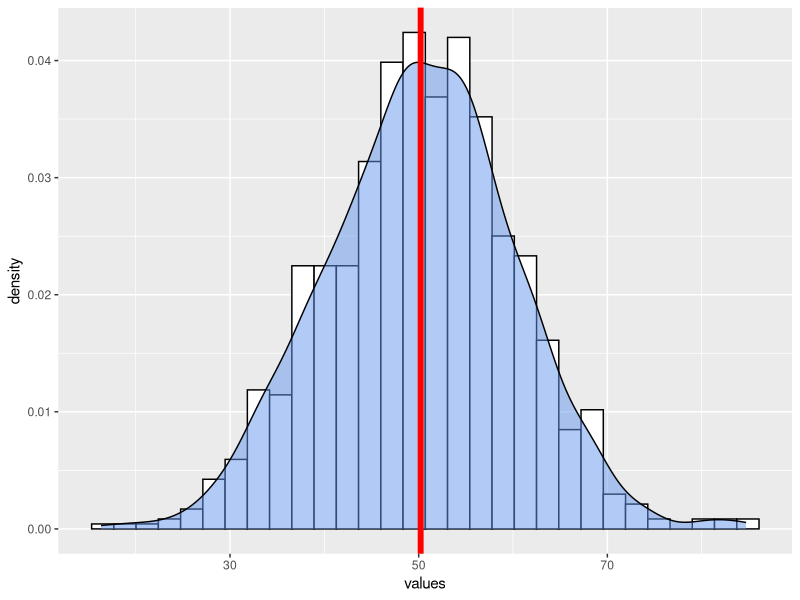
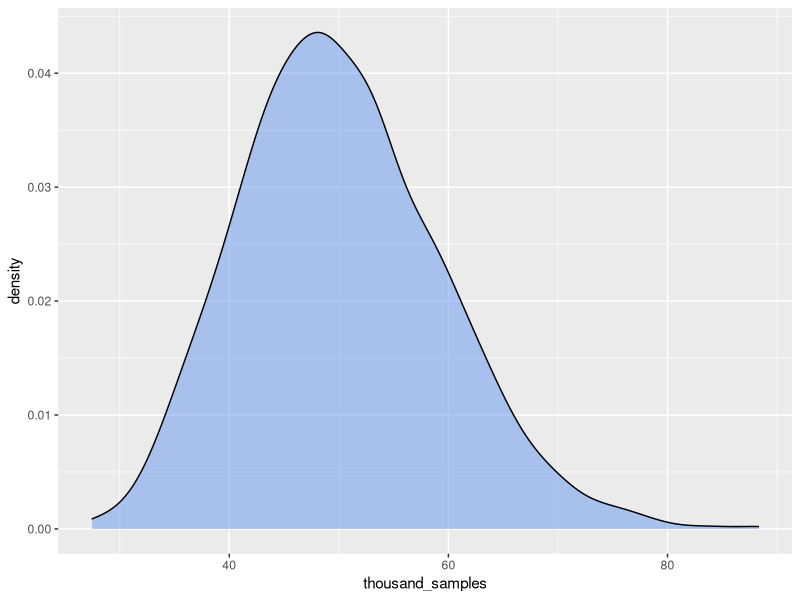
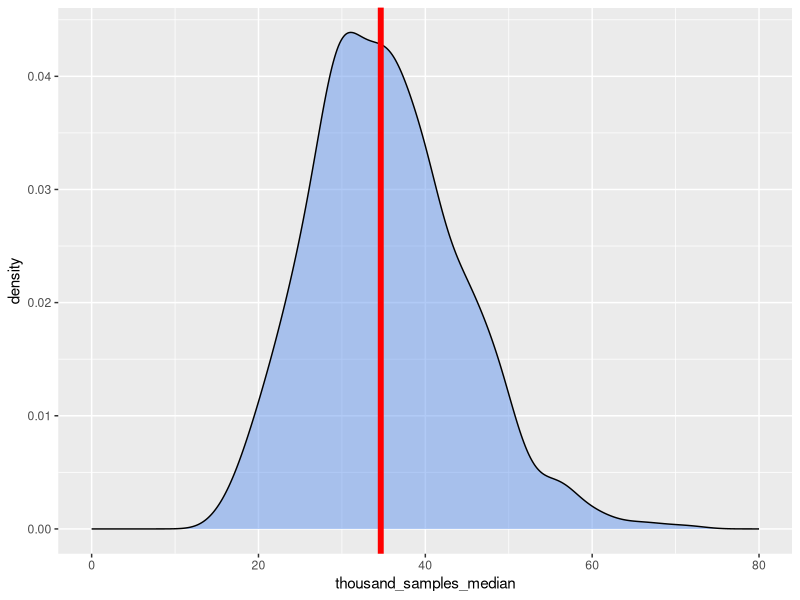
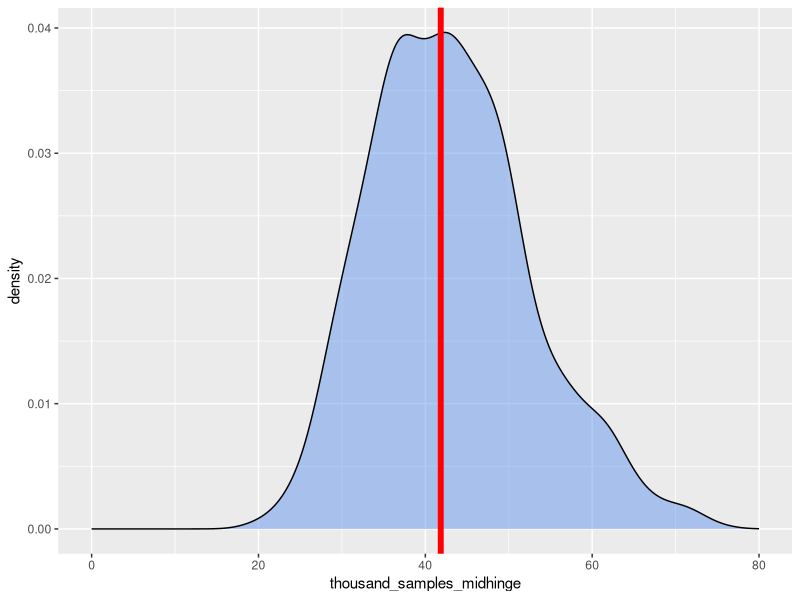
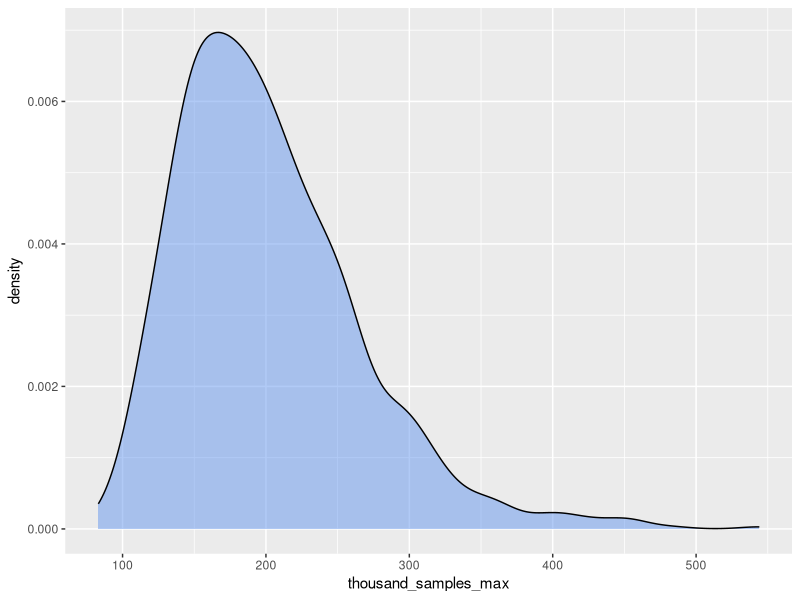

The R source for these figures, in order:
## ---- chunk 1
knitr::opts_chunk$set(echo = TRUE)
library(tidyverse)
set.seed(369)
## ---- chunk 2
my_samples <- data.frame(
  values = rnorm(1000, mean = 50, sd = 10)
)

ggplot(my_samples, aes(x = values)) + 
  geom_histogram(aes(y = ..density..),
                 fill = "white",
                 color = "black") + 
  geom_density(fill = "cornflowerblue", alpha = 0.5) + 
  geom_vline(xintercept = mean(my_samples$values), color = "red", lwd = 2)


## ---- chunk 3
sd(my_samples$values)
mean(my_samples$values)
## ---- chunk 4
sampthirty <- rnorm(30, mean = 50, sd = 10)
sd(sampthirty) 
mean(sampthirty)
## ---- chunk 5
expsamp <- rexp(1000, rate = 0.02)
sd(expsamp)
mean(expsamp)
## ---- chunk 6
exp_thirty <- function() {
  random_thirty <- rexp(30, rate = 0.02)
  mean_thirty <- mean(random_thirty)
  return(mean_thirty)
}
thousand_samples <- replicate(1000, exp_thirty())

ggplot(as.data.frame(thousand_samples), aes(x = thousand_samples)) + 
  geom_density(fill = "cornflowerblue", alpha = 0.5)

## ---- chunk 7
sd(thousand_samples)
sd(expsamp)
(sd(expsamp)/sd(thousand_samples))^2
  #We can see that the SD of the original sample would be larger thant the SD of the sample that simulates 1000 samples of size 30 and has the mean of each of these.  This is because with a larger amount of samples there is less variance. Thus these two SD vary. 

## ---- chunk 8
median(qexp(0.5, rate = 0.02))
## ---- chunk 9
exp_thirty_median <- function() {
  random_thirty_median <- rexp(30, rate = 0.02)
  thirty_median <- median(random_thirty_median)
  return(thirty_median)
}

thousand_samples_median <- replicate(1000, exp_thirty_median())

ggplot(as.data.frame(thousand_samples_median), aes(x = thousand_samples_median)) + 
  geom_density(fill = "cornflowerblue", alpha = 0.5) + 
  geom_vline(xintercept = median(qexp(0.5, rate = 0.02)), color = "red", lwd = 2) +
  scale_x_continuous(limits=c(0,80))
## ---- chunk 10
first <- qexp(0.25, rate = 0.02)
third <- qexp(0.75, rate = 0.02)
(first + third) / 2



exp_thirty_midhinge <- function() {
  random_thirty_midhinge <- rexp(30, rate = 0.02)
  first <- quantile(random_thirty_midhinge, c(0.25), type = 1)
  third <- quantile(random_thirty_midhinge, c(0.75), type = 1)
 thirty_midhinge  <- (first + third) / 2
  return(thirty_midhinge)
}


thousand_samples_midhinge <- replicate(1000, exp_thirty_midhinge())

ggplot(as.data.frame(thousand_samples_midhinge), aes(x = thousand_samples_midhinge)) + 
  geom_density(fill = "cornflowerblue", alpha = 0.5) + 
  geom_vline(xintercept = (first + third) / 2, color = "red", lwd = 2) +
  scale_x_continuous(limits=c(0,80))
## ---- chunk 11
#The maximum of this sample is infinity because the exponential function can go to infinity.


exp_thirty_max <- function() {
  random_thirty_max <- rexp(30, rate = 0.02)
  thirty_max  <- max(random_thirty_max)
  return(thirty_max)
}


thousand_samples_max <- replicate(1000, exp_thirty_max())

ggplot(as.data.frame(thousand_samples_max), aes(x = thousand_samples_max)) + 
  geom_density(fill = "cornflowerblue", alpha = 0.5)
## ---- chunk 12

sum(thousand_samples > 55) / 1000

#this is not a small p value thus we do not reject the null that the distribution is a 0.02 distribution.  We can conclude that the time of 55 minutes is unlucky.

1 - pnorm(55, 50, 50 / sqrt(30))

#this is not a small p value thus we do not reject the null that the distribution is a 0.02 distribution.  We can conclude that the time of 55 minutes is unlucky.
